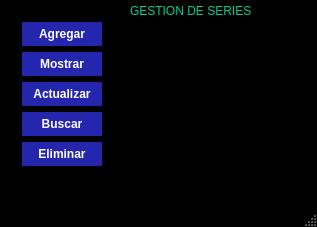
<?xml version="1.0" encoding="UTF-8"?>
<ui version="4.0">
 <class>MainWindow</class>
 <widget class="QMainWindow" name="MainWindow">
  <property name="geometry">
   <rect>
    <x>0</x>
    <y>0</y>
    <width>317</width>
    <height>227</height>
   </rect>
  </property>
  <property name="palette">
   <palette>
    <active>
     <colorrole role="Base">
      <brush brushstyle="SolidPattern">
       <color alpha="255">
        <red>255</red>
        <green>255</green>
        <blue>255</blue>
       </color>
      </brush>
     </colorrole>
     <colorrole role="Window">
      <brush brushstyle="SolidPattern">
       <color alpha="255">
        <red>0</red>
        <green>0</green>
        <blue>0</blue>
       </color>
      </brush>
     </colorrole>
    </active>
    <inactive>
     <colorrole role="Base">
      <brush brushstyle="SolidPattern">
       <color alpha="255">
        <red>255</red>
        <green>255</green>
        <blue>255</blue>
       </color>
      </brush>
     </colorrole>
     <colorrole role="Window">
      <brush brushstyle="SolidPattern">
       <color alpha="255">
        <red>0</red>
        <green>0</green>
        <blue>0</blue>
       </color>
      </brush>
     </colorrole>
    </inactive>
    <disabled>
     <colorrole role="Base">
      <brush brushstyle="SolidPattern">
       <color alpha="255">
        <red>0</red>
        <green>0</green>
        <blue>0</blue>
       </color>
      </brush>
     </colorrole>
     <colorrole role="Window">
      <brush brushstyle="SolidPattern">
       <color alpha="255">
        <red>0</red>
        <green>0</green>
        <blue>0</blue>
       </color>
      </brush>
     </colorrole>
    </disabled>
   </palette>
  </property>
  <property name="windowTitle">
   <string>MainWindow</string>
  </property>
  <property name="styleSheet">
   <string notr="true">QFrame {
    background-color: rgb(61, 61, 61);
}

/* ---------- QLabel ---------- */
QLabel {
    font: 87 12pt &quot;Arial Black&quot;;
    background-color: #000000;
    color: rgb(0, 206, 151);
    border: 0px;
}

/* ---------- QLineEdit ---------- */
QLineEdit {
    border: 0px;
    border-bottom: 2px solid rgb(61, 61, 61);
    color: rgb(255, 255, 255);
    background-color: rgb(0, 0, 0);
    font: 75 12pt &quot;Times New Roman&quot;;
}

/* ---------- QPushButton ---------- */
QPushButton {
    background-color: rgb(61, 61, 61);
    border-radius: 15px;
    color: rgb(255, 255, 255);
    font: 77 10pt &quot;Arial Black&quot;;
}

QPushButton:hover {
    background-color: rgb(0, 206, 151);
    color: rgb(0, 0, 0);
}

/* ---------- QTableWidget ---------- */
QTableWidget {
    background-color: rgb(255, 255, 255);
    color: rgb(0, 0, 0);
    gridline-color: rgb(0, 206, 151);
    font-size: 12pt;
}

/* ---------- Encabezados ---------- */
QHeaderView::section {
    background-color: rgb(0, 206, 151);
    border: 1px solid rgb(0, 0, 0);
    font-size: 12pt;
}

/* ---------- Botón esquina tabla ---------- */
QTableWidget QTableCornerButton::section {
    background-color: rgb(0, 0, 0);
    border: 1px solid rgb(0, 206, 151);
}</string>
  </property>
  <property name="documentMode">
   <bool>false</bool>
  </property>
  <widget class="QWidget" name="centralwidget">
   <widget class="QPushButton" name="btnAgregar">
    <property name="geometry">
     <rect>
      <x>22</x>
      <y>22</y>
      <width>80</width>
      <height>24</height>
     </rect>
    </property>
    <property name="styleSheet">
     <string notr="true">color: white;
background-color: #2426AE;
font-weight: bold;
</string>
    </property>
    <property name="text">
     <string>Agregar</string>
    </property>
   </widget>
   <widget class="QPushButton" name="btnMostrar">
    <property name="geometry">
     <rect>
      <x>22</x>
      <y>52</y>
      <width>80</width>
      <height>24</height>
     </rect>
    </property>
    <property name="styleSheet">
     <string notr="true">color: white;
background-color: #2426AE;
font-weight: bold;
</string>
    </property>
    <property name="text">
     <string>Mostrar</string>
    </property>
   </widget>
   <widget class="QPushButton" name="btnActualizar">
    <property name="geometry">
     <rect>
      <x>22</x>
      <y>82</y>
      <width>80</width>
      <height>24</height>
     </rect>
    </property>
    <property name="styleSheet">
     <string notr="true">color: white;
background-color: #2426AE;
font-weight: bold;
</string>
    </property>
    <property name="text">
     <string>Actualizar</string>
    </property>
   </widget>
   <widget class="QPushButton" name="btnBuscar">
    <property name="geometry">
     <rect>
      <x>22</x>
      <y>112</y>
      <width>80</width>
      <height>24</height>
     </rect>
    </property>
    <property name="styleSheet">
     <string notr="true">color: white;
background-color: #2426AE;
font-weight: bold;
</string>
    </property>
    <property name="text">
     <string>Buscar</string>
    </property>
   </widget>
   <widget class="QPushButton" name="btnEliminar">
    <property name="geometry">
     <rect>
      <x>22</x>
      <y>142</y>
      <width>80</width>
      <height>24</height>
     </rect>
    </property>
    <property name="styleSheet">
     <string notr="true">color: white;
background-color: #2426AE;
font-weight: bold;
</string>
    </property>
    <property name="text">
     <string>Eliminar</string>
    </property>
   </widget>
   <widget class="QLabel" name="label">
    <property name="geometry">
     <rect>
      <x>130</x>
      <y>0</y>
      <width>161</width>
      <height>21</height>
     </rect>
    </property>
    <property name="text">
     <string>GESTION DE SERIES</string>
    </property>
    <property name="wordWrap">
     <bool>true</bool>
    </property>
   </widget>
  </widget>
  <widget class="QMenuBar" name="menubar">
   <property name="geometry">
    <rect>
     <x>0</x>
     <y>0</y>
     <width>317</width>
     <height>21</height>
    </rect>
   </property>
  </widget>
  <widget class="QStatusBar" name="statusbar"/>
 </widget>
 <resources/>
 <connections/>
</ui>
